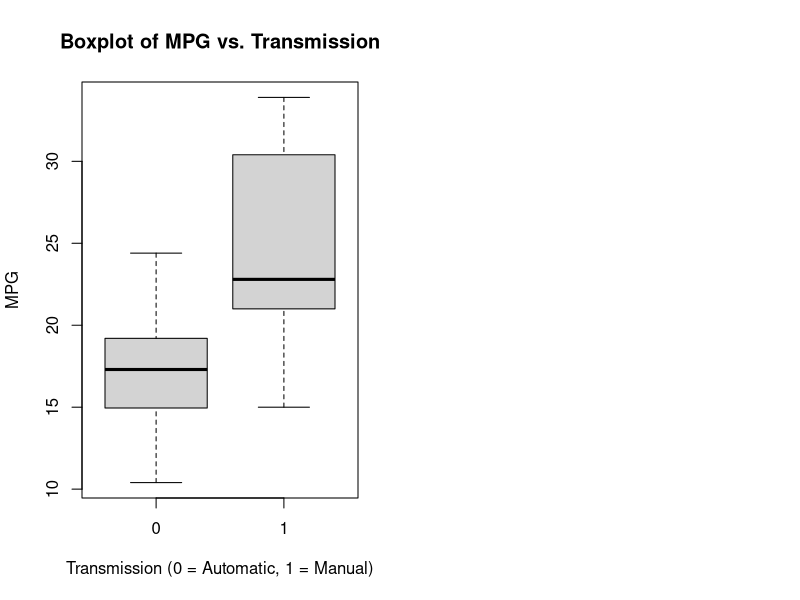
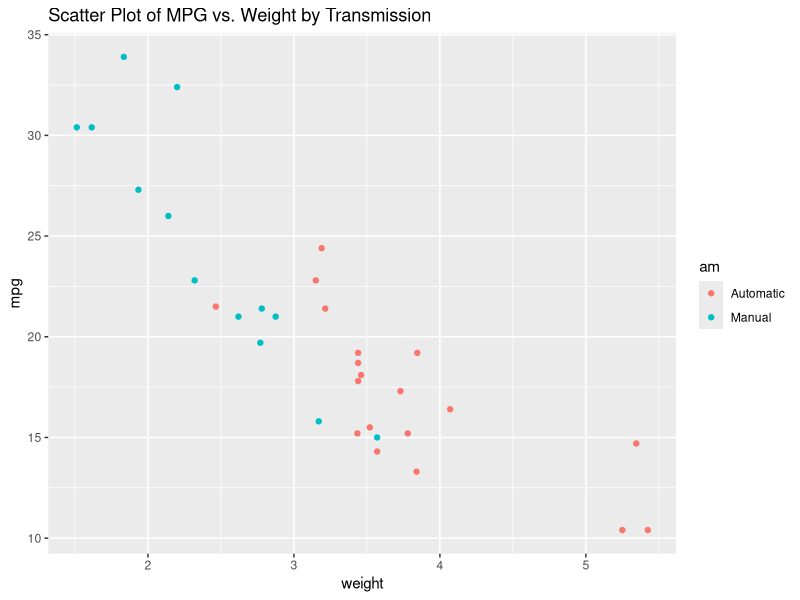
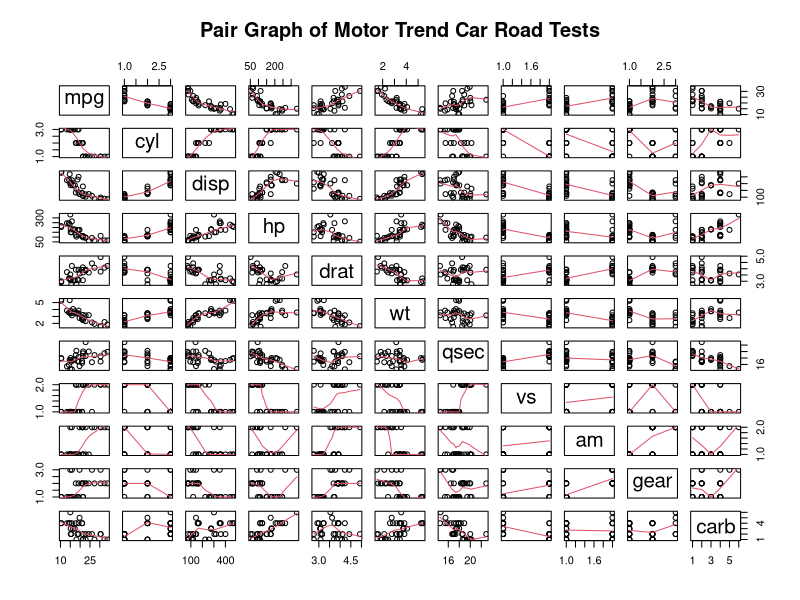
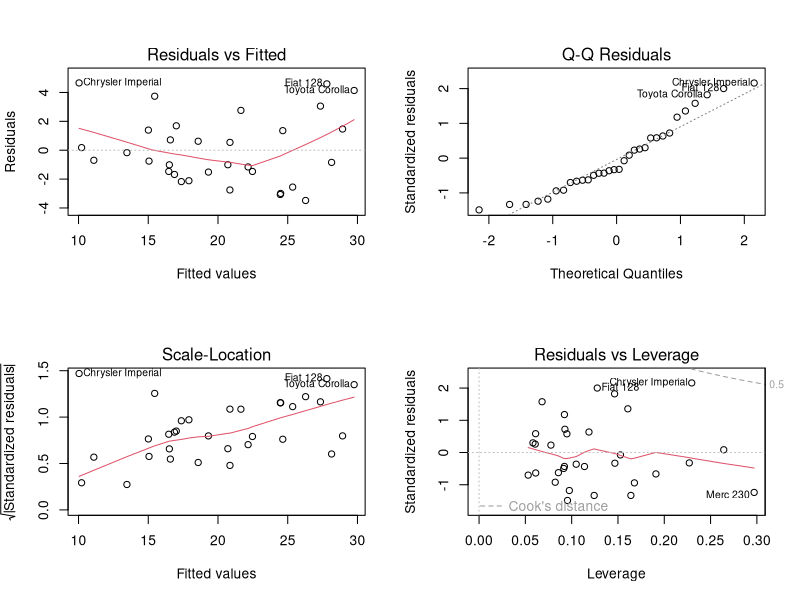

Write R code to recreate these figures, in order.
## ---- chunk 1
knitr::opts_chunk$set(echo = TRUE)
## ---- chunk 2
library(knitr) 
library(ggplot2)
library(GGally)
library(datasets)
library(MASS)

# Data Sample
data(mtcars)
mtcars[1:3, ]
dim(mtcars)
mtcars$cyl <- as.factor(mtcars$cyl)
mtcars$vs <- as.factor(mtcars$vs)
mtcars$am <- factor(mtcars$am)
mtcars$gear <- factor(mtcars$gear)
mtcars$carb <- factor(mtcars$carb)
attach(mtcars)
## ---- chunk 3
head(mtcars)
## ---- chunk 4
par(mfrow=c(1,2))
boxplot(mpg ~ am, xlab="Transmission (0 = Automatic, 1 = Manual)", ylab="MPG",
        main="Boxplot of MPG vs. Transmission")
## ---- chunk 5
ggplot(mtcars, aes(x=wt, y=mpg, group=am, color=am, height=3, width=3)) + geom_point() +  
scale_colour_discrete(labels=c("Automatic", "Manual")) + 
xlab("weight") + ggtitle("Scatter Plot of MPG vs. Weight by Transmission")
pairs(mtcars, panel=panel.smooth, main="Pair Graph of Motor Trend Car Road Tests")
## ---- chunk 6
trAutom  <- mtcars$mpg[mtcars$am == 0]
trManual <- mtcars$mpg[mtcars$am == 1]
var.test(trAutom,trManual)
## ---- chunk 7
result <- t.test(mpg ~ am)
result$p.value
result$estimate
## ---- chunk 8
fullModel <- lm(mpg ~ ., data=mtcars)
summary(fullModel) # results hidden
## ---- chunk 9
trMVAR <- lm(mpg ~ . , data = mtcars)
summary(trMVAR)$coefficients
## ---- chunk 10
fitModel <- stepAIC(lm(mpg ~ . ,data=mtcars), direction = 'both', trace = FALSE)
fitModel
## ---- chunk 11
finalModel <- lm(mpg ~ factor(am) + qsec + wt, data = mtcars)
summary(finalModel)$coefficients
## ---- chunk 12
par(mfrow = c(2, 2))
plot(finalModel)
